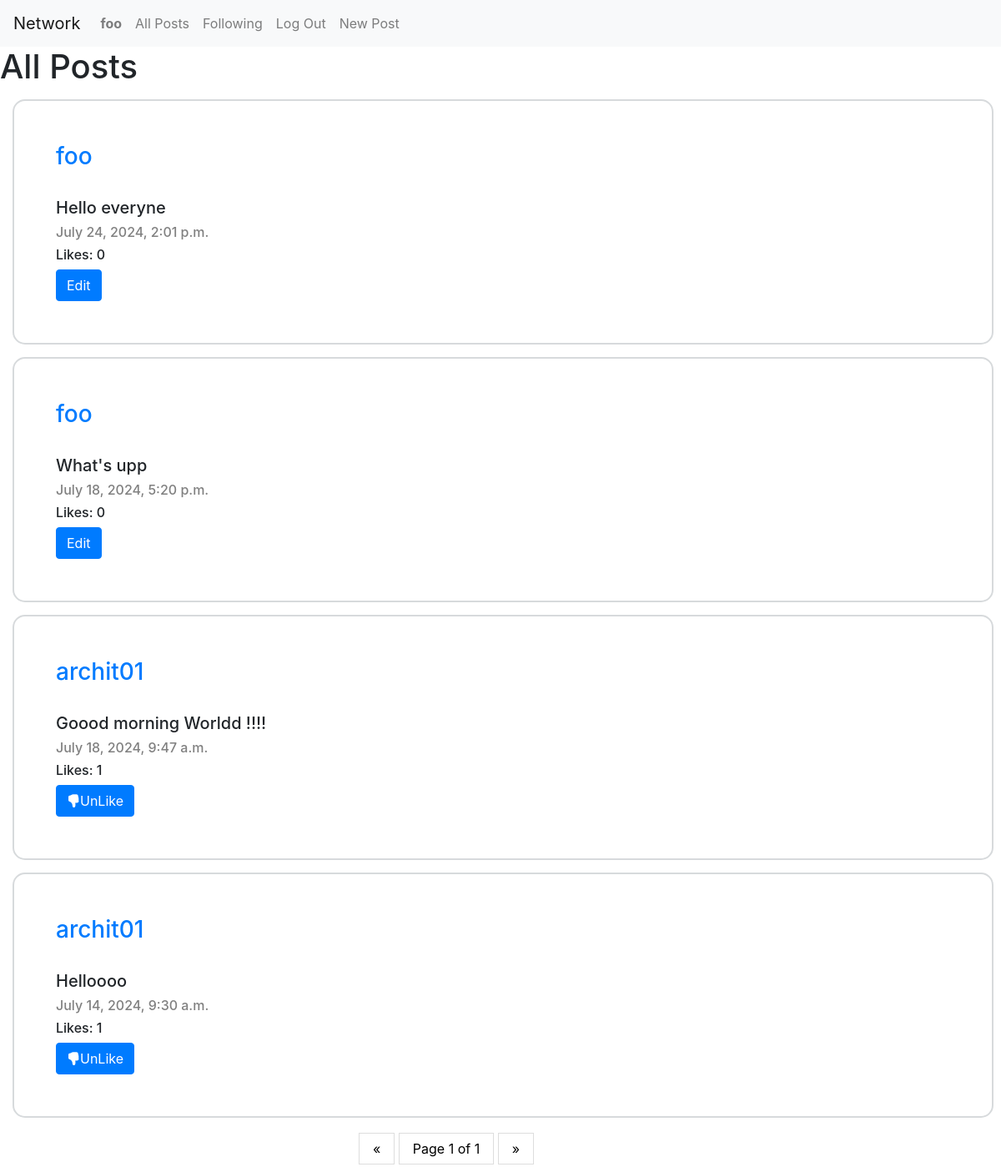
Screenshot of / (signed in) with the database file from the repository.
### network/models.py (models this page shows, shortened)
class User(AbstractUser):
    pass

class Post(models.Model):
    user = models.ForeignKey("User", on_delete=models.CASCADE, related_name="post")
    content = models.TextField(blank=True)
    timestamp = models.DateTimeField(auto_now_add=True)

### network/views.py (the view)
# urls.py: path("", views.index, name="index"),
def index(request):
    if request.user.is_authenticated:
        likes = Like.objects.filter(user = request.user)
        liked_post = []
        for like in likes:
            liked_post.append(like.post)
    else:
        liked_post = []
    posts = Post.objects.all().order_by('-timestamp')
    paginator = Paginator(posts, 10)
    page_number = request.GET.get('page')
    page_obj = paginator.get_page(page_number)
    return render(request, "network/index.html",{
        "posts":page_obj,
        "liked_post":liked_post
    })

### network/templates/network/index.html (shortened to what this page needs)
{% extends "network/layout.html" %}
{% load static %}
{% block body %}
    <h1>All Posts</h1>
    {% for post in posts %}
        <div class="block">
            <a href="{% url 'profile' post.user %}"><h3>{{ post.user }}</h3></a>
            <br>
            <h5 id="content">{{ post.content }}</h5>
            <h6 style="color: grey;">{{ post.timestamp }}</h6>
            <h6 id="count">Likes: {{ post.likedPost.count }}</h6>
            {% if user == post.user %}
                <button id="edit" class="btn btn-primary" data-identity="{{ post.id }}">Edit</button>
            {% else %}
                {% if post in liked_post %}
                    <button id="like" class="btn btn-primary" data-id="{{ post.id }}" data-post="unlike"><i class="bi bi-hand-thumbs-down-fill"></i>UnLike</button>
                {% else %}
                    <button id="like" class="btn btn-primary" data-id="{{ post.id }}" data-post="like"><i class="bi bi-hand-thumbs-up-fill"></i>Like</button>
                {% endif %}
            {% endif %}
        </div>
    {% endfor %}
    <div class="center">
        <div class="pagination">
            <span class="step-links">
                {% if posts.has_previous %}
                    <a href="?page=1">&laquo; first</a>
                    <a href="?page={{ posts.previous_page_number }}">previous</a>
                {% else %}
                    <a href="#">&laquo;</a>
                {% endif %}
                <span class="current">
                    <a href="?page={{ posts.number }}">Page {{ posts.number }} of {{ posts.paginator.num_pages }}</a>
                </span>
                {% if posts.has_next %}
                    <a href="?page={{ posts.next_page_number }}">next</a>
                    <a href="?page={{ posts.paginator.num_pages }}">last &raquo;</a>
                {% else %}
                    <a href="#">&raquo;</a>
                {% endif %}
            </span>
        </div>
    </div>
{% endblock %}

### network/templates/network/layout.html (shortened to what this page needs)
{% load static %}
<!DOCTYPE html>
<html lang="en">
    <head>
        <link rel="stylesheet" href="https://stackpath.bootstrapcdn.com/bootstrap/4.4.1/css/bootstrap.min.css">
        <link href="{% static 'network/styles.css' %}" rel="stylesheet">
        <link rel="stylesheet" href="https://cdn.jsdelivr.net/npm/bootstrap-icons@1.11.3/font/bootstrap-icons.min.css">
    </head>
    <body>
        <nav class="navbar navbar-expand-lg navbar-light bg-light">
            <a class="navbar-brand" href="#">Network</a>
            <div>
              <ul class="navbar-nav mr-auto">
                {% if user.is_authenticated %}
                    <li class="nav-item">
                        <a class="nav-link" href="{% url 'profile' user.username %}"><strong>{{ user.username }}</strong></a>
                    </li>
                {% endif %}
                <li class="nav-item">
                  <a class="nav-link" href="{% url 'index' %}">All Posts</a>
                </li>
                {% if user.is_authenticated %}
                    <li class="nav-item">
                        <a class="nav-link" href="{% url 'following' %}">Following</a>
                    </li>
                    <li class="nav-item">
                        <a class="nav-link" href="{% url 'logout' %}">Log Out</a>
                    </li>
                    <li class="nav-item">
                        <a class="nav-link" href="{% url 'new' %}">New Post</a>
                    </li>
                {% endif %}
              </ul>
            </div>
          </nav>
        <div class="body">
            {% block body %}
            {% endblock %}
        </div>
    </body>
</html>

### network/static/network/styles.css (style rules this page uses)
.block { width: 98%; border: 2px solid #D7DADC; padding: 50px; margin: 15px; border-radius: 15px; }
.center { margin: auto; width: 30%; padding: 10px; }
.pagination a { color: black; float: center; padding: 8px 16px; text-decoration: none; transition: background-color .3s; border: 1px solid #ddd; }

### rows the page displays
User: username "foo"
Post: user "foo", content "Hello everyne", timestamp "July 24, 2024, 2:01 p.m.", likedPost.count "0"
Post: user "foo", content "What's upp", timestamp "July 18, 2024, 5:20 p.m.", likedPost.count "0"
Post: user "archit01", content "Goood morning Worldd !!!!", timestamp "July 18, 2024, 9:47 a.m.", likedPost.count "1"
Post: user "archit01", content "Helloooo", timestamp "July 14, 2024, 9:30 a.m.", likedPost.count "1"

### other values shown
{{ posts.number }} "1"
{{ posts.paginator.num_pages }} "1"
